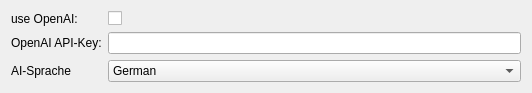
<?xml version="1.0" encoding="UTF-8"?>
<ui version="4.0">
 <class>Form</class>
 <widget class="QWidget" name="Form">
  <property name="geometry">
   <rect>
    <x>0</x>
    <y>0</y>
    <width>532</width>
    <height>92</height>
   </rect>
  </property>
  <property name="windowTitle">
   <string>Form</string>
  </property>
  <layout class="QFormLayout" name="formLayout">
   <item row="0" column="0">
    <widget class="QLabel" name="label">
     <property name="text">
      <string>use OpenAI:</string>
     </property>
    </widget>
   </item>
   <item row="0" column="1">
    <widget class="QCheckBox" name="checkBox">
     <property name="text">
      <string/>
     </property>
    </widget>
   </item>
   <item row="1" column="0">
    <widget class="QLabel" name="label_2">
     <property name="text">
      <string>OpenAI API-Key:</string>
     </property>
    </widget>
   </item>
   <item row="1" column="1">
    <widget class="QLineEdit" name="lineEdit"/>
   </item>
   <item row="2" column="0">
    <widget class="QLabel" name="label_3">
     <property name="text">
      <string>AI-Sprache</string>
     </property>
    </widget>
   </item>
   <item row="2" column="1">
    <widget class="QComboBox" name="cb_language">
     <item>
      <property name="text">
       <string>German</string>
      </property>
     </item>
     <item>
      <property name="text">
       <string>English</string>
      </property>
     </item>
    </widget>
   </item>
  </layout>
 </widget>
 <resources/>
 <connections/>
</ui>
